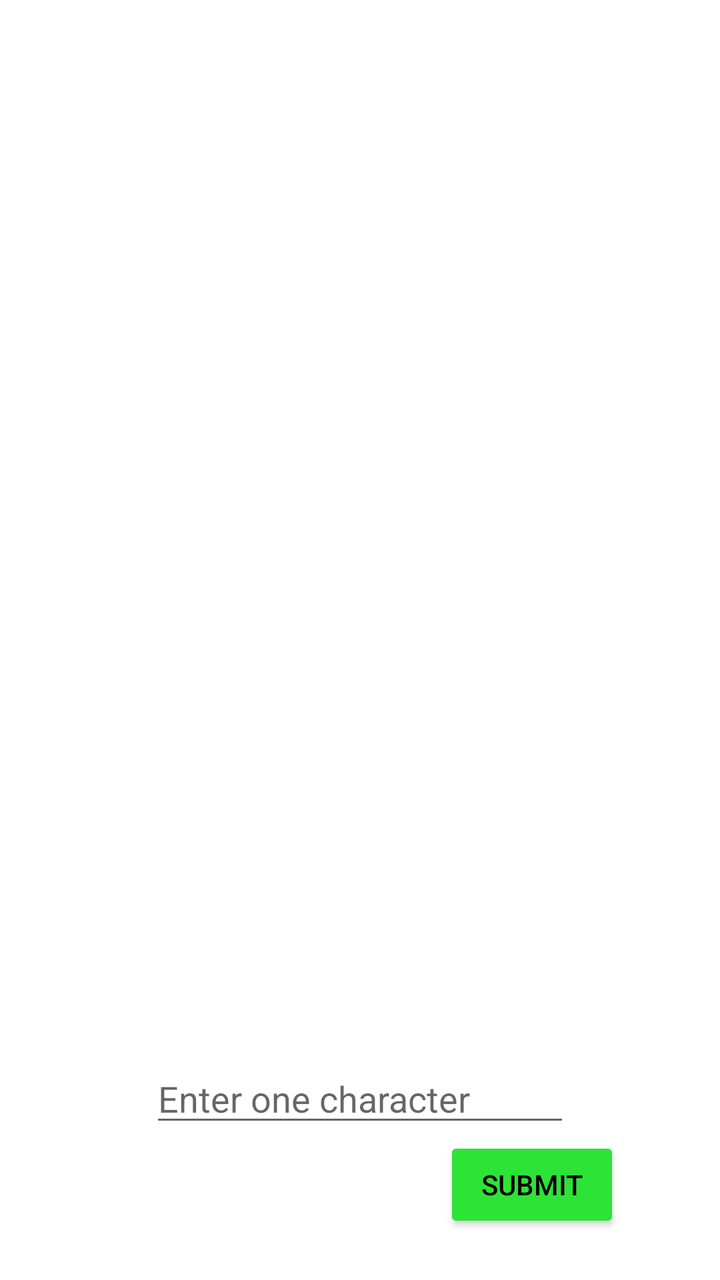
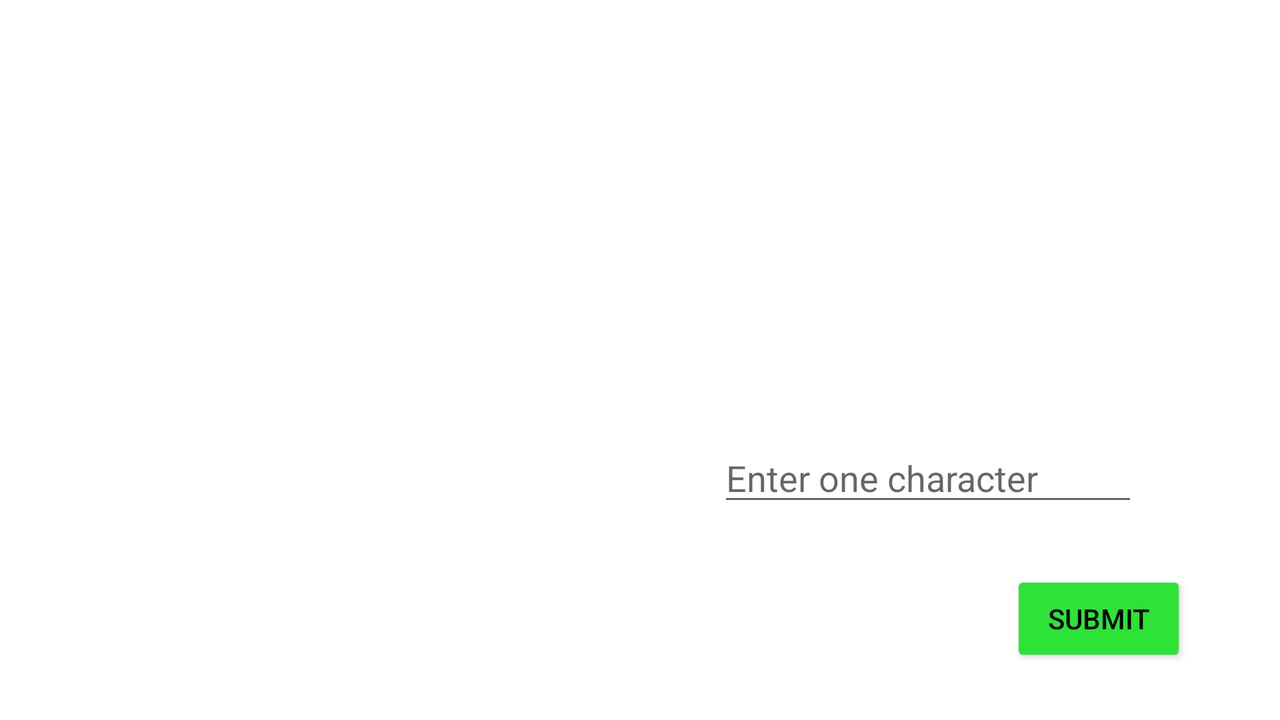

An Android layout and its configuration variant, each rendered on a device that would load it. The default file and the variant file are quoted in full after the pictures.
<!-- AndroidManifest.xml: application theme Theme.MAD_Assignment_1 -->
<!-- res/layout/activity_hints.xml -->
<?xml version="1.0" encoding="utf-8"?>
<androidx.constraintlayout.widget.ConstraintLayout xmlns:android="http://schemas.android.com/apk/res/android"
    xmlns:app="http://schemas.android.com/apk/res-auto"
    xmlns:tools="http://schemas.android.com/tools"
    android:layout_width="match_parent"
    android:layout_height="match_parent"
    tools:context=".HintsActivity">

    <ImageView
        android:id="@+id/hintsImageView"
        android:layout_width="0dp"
        android:layout_height="272dp"
        android:contentDescription="@string/hints_image_view"
        app:layout_constraintBottom_toTopOf="@+id/hintsMsgTextView"
        app:layout_constraintEnd_toStartOf="@+id/guideline2"
        app:layout_constraintHorizontal_bias="0.5"
        app:layout_constraintStart_toStartOf="@+id/guideline1"
        app:layout_constraintTop_toTopOf="parent"
        tools:ignore="MissingConstraints" />

    <TextView
        android:id="@+id/hintsTextView"
        android:layout_width="wrap_content"
        android:layout_height="wrap_content"
        android:layout_marginBottom="60dp"
        android:textSize="30sp"
        app:layout_constraintBottom_toTopOf="@+id/hintsMsgTextView"
        app:layout_constraintEnd_toStartOf="@+id/guideline2"
        app:layout_constraintStart_toStartOf="@+id/guideline1" />

    <Button
        android:id="@+id/hintsSubmitButton"
        android:layout_width="wrap_content"
        android:layout_height="wrap_content"
        android:text="@string/submit"
        android:textColor="#000000"
        app:backgroundTint="#2DE336"
        app:layout_constraintBottom_toBottomOf="parent"
        app:layout_constraintEnd_toStartOf="@+id/guideline2"
        app:layout_constraintHorizontal_bias="0.864"
        app:layout_constraintStart_toStartOf="@+id/guideline1"
        app:layout_constraintTop_toBottomOf="@+id/hintsImageView"
        app:layout_constraintVertical_bias="0.905"
        tools:ignore="MissingConstraints" />

    <EditText
        android:id="@+id/hintsEditText"
        android:layout_width="wrap_content"
        android:layout_height="wrap_content"
        android:ems="10"
        android:hint="@string/enter_one_character"
        android:inputType="textPersonName"
        android:maxLength="1"
        app:layout_constraintBottom_toBottomOf="parent"
        app:layout_constraintEnd_toStartOf="@+id/guideline2"
        app:layout_constraintHorizontal_bias="0.5"
        app:layout_constraintStart_toStartOf="@+id/guideline1"
        app:layout_constraintTop_toBottomOf="@+id/hintsMsgTextView" />

    <TextView
        android:id="@+id/hintsMsgTextView"
        android:layout_width="wrap_content"
        android:layout_height="wrap_content"
        android:text="@string/correct"
        android:textColor="#07EF0B"
        android:textSize="30sp"
        android:visibility="invisible"
        app:layout_constraintBottom_toTopOf="@+id/hintsEditText"
        app:layout_constraintEnd_toStartOf="@+id/guideline2"
        app:layout_constraintHorizontal_bias="0.497"
        app:layout_constraintStart_toStartOf="@+id/guideline1"
        app:layout_constraintTop_toBottomOf="@+id/hintsImageView" />

    <TextView
        android:id="@+id/correctNameTextView"
        android:layout_width="wrap_content"
        android:layout_height="wrap_content"
        android:layout_marginBottom="12dp"
        android:textColor="#FFE500"
        android:textSize="30sp"
        android:visibility="invisible"
        app:layout_constraintBottom_toTopOf="@+id/hintsEditText"
        app:layout_constraintEnd_toStartOf="@+id/guideline2"
        app:layout_constraintStart_toStartOf="@+id/guideline1" />

    <TextView
        android:id="@+id/attemptsTextView"
        android:layout_width="wrap_content"
        android:layout_height="wrap_content"
        android:layout_marginBottom="20dp"
        android:textSize="20sp"
        app:layout_constraintBottom_toTopOf="@+id/correctNameTextView"
        app:layout_constraintEnd_toStartOf="@+id/guideline2"
        app:layout_constraintStart_toStartOf="@+id/guideline1" />

    <TextView
        android:id="@+id/timerTextView"
        android:layout_width="wrap_content"
        android:layout_height="wrap_content"
        app:layout_constraintBottom_toTopOf="@+id/hintsImageView"
        app:layout_constraintStart_toStartOf="@+id/guideline1"
        app:layout_constraintTop_toTopOf="parent"
        app:layout_constraintVertical_bias="0.74" />

    <androidx.constraintlayout.widget.Guideline
        android:id="@+id/guideline1"
        android:layout_width="wrap_content"
        android:layout_height="wrap_content"
        android:orientation="vertical"
        app:layout_constraintGuide_percent="0.05" />

    <androidx.constraintlayout.widget.Guideline
        android:id="@+id/guideline2"
        android:layout_width="wrap_content"
        android:layout_height="wrap_content"
        android:orientation="vertical"
        app:layout_constraintGuide_percent="0.95" />

</androidx.constraintlayout.widget.ConstraintLayout>
<!-- resources referenced by this layout -->
<resources>
  <string name="correct">CORRECT!</string>
  <string name="enter_one_character">Enter one character</string>
  <string name="hints_image_view">Hints Image View</string>
  <string name="submit">Submit</string>
  <style name="Theme.MAD_Assignment_1" parent="Theme.MaterialComponents.DayNight.DarkActionBar">
          
          <item name="colorPrimary">@color/purple_500</item>
          <item name="colorPrimaryVariant">@color/purple_700</item>
          <item name="colorOnPrimary">@color/white</item>
          
          <item name="colorSecondary">@color/teal_200</item>
          <item name="colorSecondaryVariant">@color/teal_700</item>
          <item name="colorOnSecondary">@color/black</item>
          
          <item name="android:statusBarColor" tools:targetApi="l">?attr/colorPrimaryVariant</item>
          
      </style>
</resources>
<!-- res/layout-land/activity_hints.xml (the author's variant of the layout above) -->
<!-- drawn on the phone turned sideways -->
<?xml version="1.0" encoding="utf-8"?>
<androidx.constraintlayout.widget.ConstraintLayout xmlns:android="http://schemas.android.com/apk/res/android"
    xmlns:app="http://schemas.android.com/apk/res-auto"
    xmlns:tools="http://schemas.android.com/tools"
    android:layout_width="match_parent"
    android:layout_height="match_parent"
    tools:context=".HintsActivity">

    <ImageView
        android:id="@+id/hintsImageView"
        android:layout_width="0dp"
        android:layout_height="272dp"
        android:contentDescription="@string/hints_image_view"
        app:layout_constraintBottom_toBottomOf="parent"
        app:layout_constraintEnd_toStartOf="@+id/guideline3"
        app:layout_constraintStart_toStartOf="@+id/guideline1"
        app:layout_constraintTop_toTopOf="parent"
        tools:ignore="MissingConstraints" />

    <TextView
        android:id="@+id/hintsTextView"
        android:layout_width="wrap_content"
        android:layout_height="wrap_content"
        android:textSize="30sp"
        app:layout_constraintBottom_toBottomOf="parent"
        app:layout_constraintEnd_toStartOf="@+id/guideline3"
        app:layout_constraintStart_toStartOf="@+id/guideline1"
        app:layout_constraintTop_toBottomOf="@+id/hintsImageView" />

    <Button
        android:id="@+id/hintsSubmitButton"
        android:layout_width="wrap_content"
        android:layout_height="wrap_content"
        android:text="@string/submit"
        android:textColor="#000000"
        app:backgroundTint="#2DE336"
        app:layout_constraintBottom_toBottomOf="parent"
        app:layout_constraintEnd_toStartOf="@+id/guideline2"
        app:layout_constraintHorizontal_bias="0.927"
        app:layout_constraintStart_toStartOf="@+id/guideline3"
        app:layout_constraintTop_toTopOf="parent"
        app:layout_constraintVertical_bias="0.914"
        tools:ignore="MissingConstraints" />

    <TextView
        android:id="@+id/hintsMsgTextView"
        android:layout_width="wrap_content"
        android:layout_height="wrap_content"
        android:text="@string/correct"
        android:textColor="#07EF0B"
        android:textSize="30sp"
        android:visibility="invisible"
        app:layout_constraintBottom_toTopOf="@+id/correctNameTextView"
        app:layout_constraintEnd_toStartOf="@+id/guideline2"
        app:layout_constraintHorizontal_bias="0.5"
        app:layout_constraintStart_toStartOf="@+id/guideline3"
        app:layout_constraintTop_toTopOf="parent" />

    <EditText
        android:id="@+id/hintsEditText"
        android:layout_width="wrap_content"
        android:layout_height="wrap_content"
        android:ems="10"
        android:hint="@string/enter_one_character"
        android:inputType="textPersonName"
        android:maxLength="1"
        app:layout_constraintBottom_toTopOf="@+id/hintsSubmitButton"
        app:layout_constraintEnd_toStartOf="@+id/guideline2"
        app:layout_constraintHorizontal_bias="0.5"
        app:layout_constraintStart_toStartOf="@+id/guideline3"
        app:layout_constraintTop_toBottomOf="@+id/attemptsTextView" />

    <TextView
        android:id="@+id/correctNameTextView"
        android:layout_width="wrap_content"
        android:layout_height="wrap_content"
        android:textColor="#FFE500"
        android:textSize="30sp"
        android:visibility="invisible"
        app:layout_constraintBottom_toTopOf="@+id/attemptsTextView"
        app:layout_constraintEnd_toStartOf="@+id/guideline2"
        app:layout_constraintHorizontal_bias="0.5"
        app:layout_constraintStart_toEndOf="@+id/hintsImageView"
        app:layout_constraintTop_toBottomOf="@+id/hintsMsgTextView" />

    <TextView
        android:id="@+id/attemptsTextView"
        android:layout_width="wrap_content"
        android:layout_height="wrap_content"
        android:textSize="20sp"
        app:layout_constraintBottom_toTopOf="@+id/hintsEditText"
        app:layout_constraintEnd_toStartOf="@+id/guideline2"
        app:layout_constraintHorizontal_bias="0.5"
        app:layout_constraintStart_toStartOf="@+id/guideline3"
        app:layout_constraintTop_toBottomOf="@+id/correctNameTextView" />

    <TextView
        android:id="@+id/timerTextView"
        android:layout_width="wrap_content"
        android:layout_height="wrap_content"
        app:layout_constraintBottom_toTopOf="@+id/hintsImageView"
        app:layout_constraintStart_toStartOf="@+id/guideline1"
        app:layout_constraintTop_toTopOf="parent"
        app:layout_constraintVertical_bias="0.74" />

    <androidx.constraintlayout.widget.Guideline
        android:id="@+id/guideline1"
        android:layout_width="wrap_content"
        android:layout_height="wrap_content"
        android:orientation="vertical"
        app:layout_constraintGuide_percent="0.05" />

    <androidx.constraintlayout.widget.Guideline
        android:id="@+id/guideline2"
        android:layout_width="wrap_content"
        android:layout_height="wrap_content"
        android:orientation="vertical"
        app:layout_constraintGuide_percent="0.95" />

    <androidx.constraintlayout.widget.Guideline
        android:id="@+id/guideline3"
        android:layout_width="wrap_content"
        android:layout_height="wrap_content"
        android:orientation="vertical"
        app:layout_constraintGuide_percent="0.5" />


</androidx.constraintlayout.widget.ConstraintLayout>
